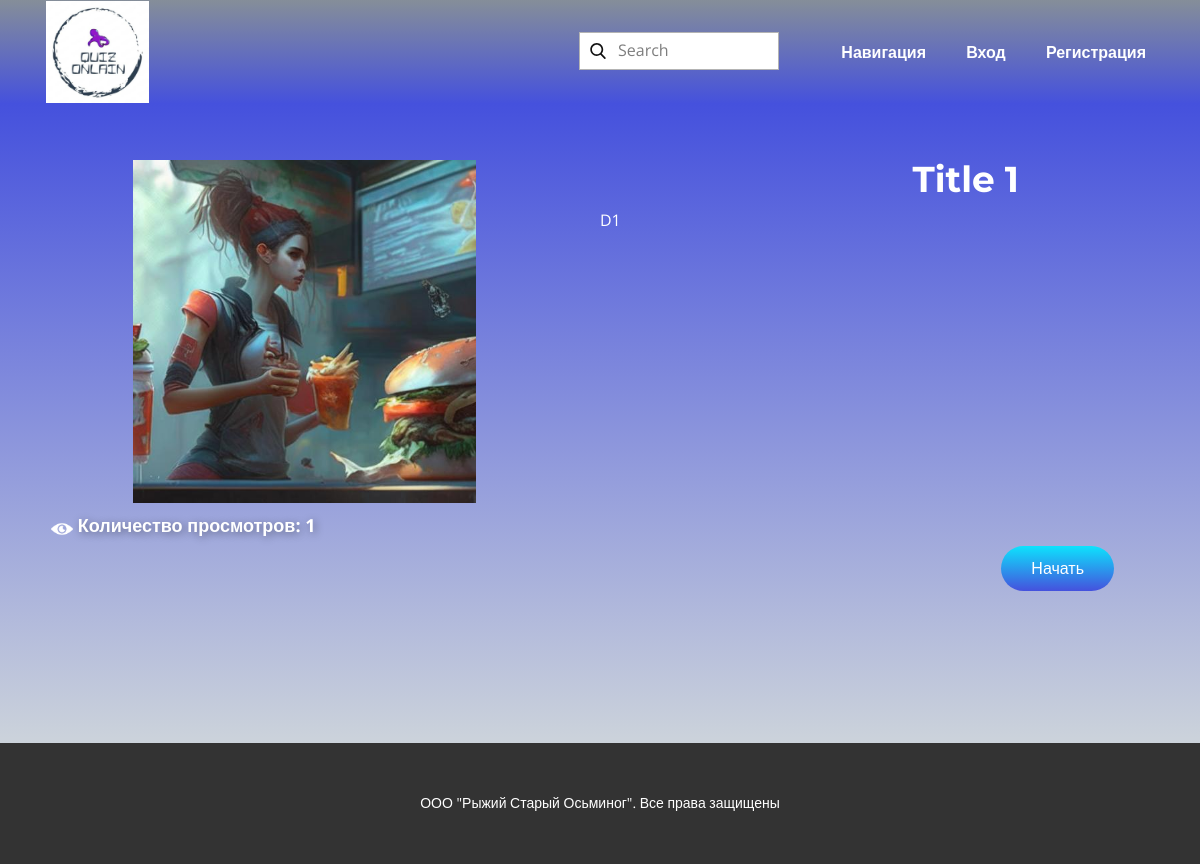
Screenshot of /quiz?id=1 with the database file from the repository.
### default/models.py (models this page shows, shortened)
class Quiz(models.Model):
    title = models.CharField(max_length=20, verbose_name="Название")
    description = models.CharField(max_length=255, verbose_name="Описание")
    q_count = models.IntegerField(verbose_name="Кол-во вопросов")
    date_of_create = models.DateField(auto_now=True, verbose_name="Дата создания")
    user_id = models.ForeignKey(User, on_delete=models.RESTRICT, verbose_name="Создатель")
    views = models.IntegerField(verbose_name="Кол-во просмотров")
    icon = models.ImageField(verbose_name="Картинка")
    count_of_rating=models.IntegerField(verbose_name="Кол-во оценок")
    rating=models.FloatField(verbose_name="Рейтинг", db_index=True)
    class Meta :
        verbose_name_plural = 'Викторины'
        verbose_name = 'Викторина'
        ordering = ['-rating']

### default/views.py (the view)
# urls.py: path('quiz', quiz_view),
def quiz_view(request):
    id=request.GET.get('id')
    post = get_object_or_404(Quiz, id=id)
    context={
        'quiz':{
            "picture": post.icon,
            "rating": post.views,
            "num_complition": post.views,
            "description": post.description,
            "title": post.title,
            'id':post.id
        }
    }
    return render(request, "Просмотр.html",context=context)

### templates/Просмотр.html (shortened to what this page needs)
<!DOCTYPE html>
{% load static %}
<html style="font-size: 16px;" lang="ru">
<head>
    <link rel="stylesheet" href="{% static 'nicepage.css' %}" media="screen">
    <link rel="stylesheet" href="{% static 'Look.css' %}" media="screen">
</head>
<body class="u-body u-xl-mode" data-lang="ru">
    <header class="u-clearfix u-gradient u-header u-header" id="sec-fe69">
        <div class="u-clearfix u-sheet u-valign-middle-xl u-sheet-1">
            <a href="/" class="u-image u-logo u-image-1" data-image-width="509" data-image-height="505">
                <img src="{% static 'images/image-1.png' %}" class="u-logo-image u-logo-image-1">
            </a>
            <nav class="u-menu u-menu-dropdown u-offcanvas u-menu-1" data-responsive-from="MD">
                <div class="u-custom-menu u-nav-container">
                    <ul class="u-nav u-spacing-20 u-unstyled u-nav-1">
                        <li class="u-nav-item">
                            <a class="u-button-style u-nav-link u-text-active-palette-1-light-3 u-text-body-alt-color u-text-hover-palette-5-light-1" data-lang-ru="{&quot;content&quot;:&quot;Главная&quot;,&quot;href&quot;:&quot;/&quot;}" rel="nofollow" style="padding: 10px 8px;">Навигация</a>
                        </li>{% if user.is_authenticated %}
                        <li class="u-nav-item">
                            <a class="u-button-style u-nav-link u-text-active-palette-1-light-3 u-text-body-alt-color u-text-hover-palette-5-light-1" href="create" data-lang-ru="{&quot;content&quot;:&quot;Создание&quot;,&quot;href&quot;:&quot;create&quot;}" style="padding: 10px 8px;"><img src="{% static 'images/5932110.png' %}" style="width: 40px; height:40px"></a>
                        </li>
                        <li class="u-nav-item">
                            <a class="u-button-style u-nav-link u-text-active-palette-1-light-3 u-text-body-alt-color u-text-hover-palette-5-light-1" href="cabinet" data-lang-ru="{&quot;content&quot;:&quot;Кабинет&quot;,&quot;href&quot;:&quot;cabinet&quot;}" style="padding: 10px 8px;"><img src="{% static 'images/56745-bf48a6ba.png' %}" style="width: 40px; height:40px"></a>
                        </li>
                        {% else %}
                        <li class="u-nav-item">
                            <a class="u-button-style u-nav-link u-text-active-palette-1-light-3 u-text-body-alt-color u-text-hover-palette-5-light-1" href="login" data-lang-ru="{&quot;content&quot;:&quot;О нас&quot;,&quot;href&quot;:&quot;login&quot;}" style="padding: 10px 8px;">Вход</a>
                        </li>
                        <li class="u-nav-item">
                            <a class="u-button-style u-nav-link u-text-active-palette-1-light-3 u-text-body-alt-color u-text-hover-palette-5-light-1" href="registry" data-lang-ru="{&quot;content&quot;:&quot;Контакты&quot;,&quot;href&quot;:&quot;registry&quot;}" style="padding: 10px 8px;">Регистрация</a>
                        </li>
                        {% endif %}
                    </ul>
                </div>
            </nav>
            <form action="#" method="get" class="u-border-1 u-border-grey-30 u-search u-search-left u-white u-search-1">
                <button class="u-search-button" type="submit">
                    <span class="u-search-icon u-spacing-10">
                        <svg class="u-svg-link" preserveAspectRatio="xMidYMin slice" viewBox="0 0 56.966 56.966"><use xlink:href="#svg-8230"></use></svg>
                    </span>
                </button>
                <input class="u-search-input" type="search" name="search" value="" placeholder="Search" onclick="location.href = 'all_quiz'">
            </form>
        </div>
    </header>
    <section class="u-clearfix u-gradient u-section-1" id="sec-ce8e">
        <div class="u-clearfix u-sheet u-sheet-1">
            <h2 class="u-text u-text-body-alt-color u-text-default u-text-1">{{quiz.title}}</h2>
            <img class="u-expanded-width-xs u-image u-image-round u-radius-10 u-image-1" src={% static quiz.picture %} style="object-fit:contain" alt="" data-image-width="5616" data-image-height="3744">
            <p class="u-text u-text-body-alt-color u-text-2">
                {{quiz.description}}<br>
            </p>
            <p class="u-text u-text-body-alt-color u-text-default-xl u-text-3">
                <span class="u-file-icon u-icon u-text-white u-icon-1"><img src="{% static 'images/535193-8caecf2f.png' %}" alt=""></span>&nbsp;Количество просмотров: {{quiz.num_complition}}
            </p>
            <a href="/q?id={{quiz.id}}&page=1" class="u-border-none u-btn u-btn-round u-button-style u-gradient u-none u-radius-50 u-text-body-alt-color u-btn-1">Начать</a>
        </div>
    </section>
    <footer class="u-align-center u-clearfix u-footer u-grey-80 u-footer" id="sec-9c10">
        <div class="u-clearfix u-sheet u-valign-middle-xs u-sheet-1">
            <p class="u-small-text u-text u-text-variant u-text-1" data-lang-ru="Sample text. Click to select the text box. Click again or double click to start editing the text.">ООО "Рыжий Старый Осьминог". Все права защищены</p>
        </div>
    </footer>
</body>
</html>

### static/Look.css (style rules this page uses)
.u-section-1 { background-image: linear-gradient(#4551dd, #ccd3db); }
.u-section-1 .u-sheet-1 { min-height: 639px; }
.u-section-1 .u-text-1 { font-size: 2.25rem; margin: 56px 151px 0 auto; }
.u-section-1 .u-image-1 { width: 549px; height: 343px; margin: -40px auto 0 0; }
.u-section-1 .u-text-2 { margin: -295px 56px 0 570px; }
.u-section-1 .u-text-3 { font-size: 1.125rem; font-weight: 700; background-image: none; text-shadow: 2px 2px 8px rgba(0,0,0,0.4); margin: 277px auto 0 21px; }
.u-section-1 .u-icon-1 { font-size: 1.2223em; }
.u-section-1 .u-btn-1 { background-image: linear-gradient(rgba(4,230,255,0.94), #4551dd); margin: 0 56px 60px auto; }

### rows the page displays
Quiz: title "Title 1", icon (picture), description "D1"

### other values shown
{{ quiz.num_complition }} "1"
